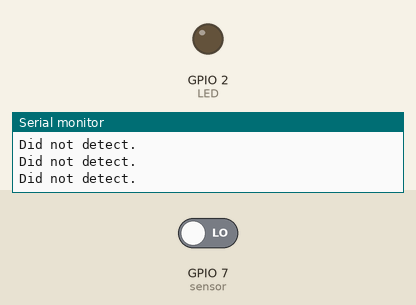
Bench run of a sketch on a simulated ESP32-S3. Shown: output pins drawn as LEDs (lit = HIGH), the last lines printed to the serial monitor. The test bench sets the inputs (shaded band); at power-on: GPIO 7 (sensor) LOW.

Above: at 1.2 s.
1.3 s: GPIO 7 (sensor) driven HIGH
At 2.5 s:
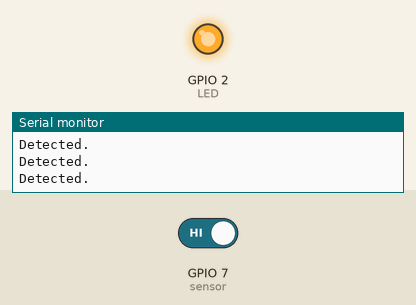
2.8 s: GPIO 7 (sensor) driven LOW
At 3.9 s:
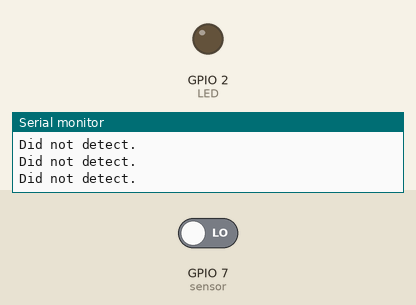
Timing chart, 0 to 5.8 s (numbered marks = the images above; inputs shaded):
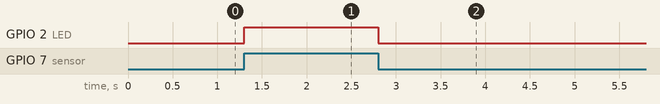

Measured:
- after the input at 1.3 s, GPIO 2 (LED): LOW → HIGH at once
- after the input at 2.8 s, GPIO 2 (LED): HIGH → LOW at once

The sketch:

example.ino
```cpp
#define sensor 7
#define LED 2

void setup() {
  Serial.begin(9600);
  pinMode(sensor, INPUT);
  pinMode(LED, OUTPUT);
  digitalWrite(sensor, LOW);
}
void loop() {
  if (digitalRead(sensor)) {
    Serial.println("Detected.");
    digitalWrite(LED, HIGH);
  } else {
    Serial.println("Did not detect.");
    digitalWrite(LED, LOW);
  }
  delay(100);
}
```
